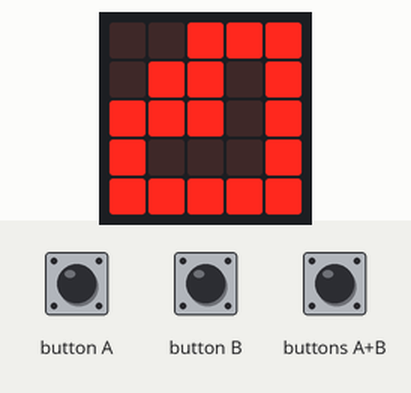
A program run on a simulated BBC micro:bit (MakeCode). On the bench: the board's 5×5 LED display. Inputs (shaded band) come from the test bench. Random numbers come from a fixed seed.

Above: at 1.6 s.
1.7 s: button A pressed for 0.15 s
At 2.5 s:
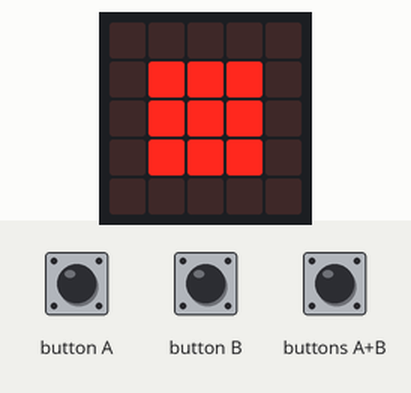
3.3 s: buttons A+B pressed for 0.15 s
At 3.7 s:
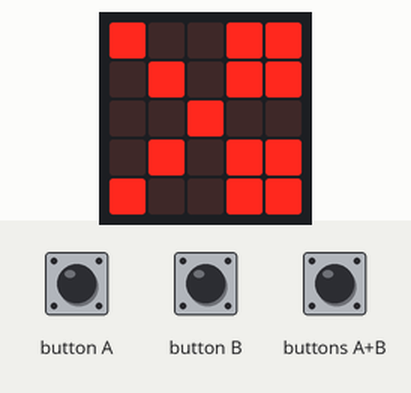
4.9 s: buttons A+B pressed for 1 s
At 6.2 s:
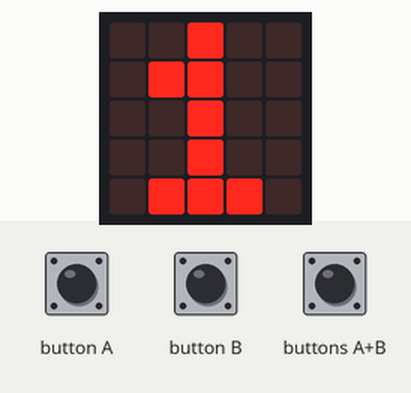
7.4 s: button B pressed for 0.15 s
At 8.1 s:
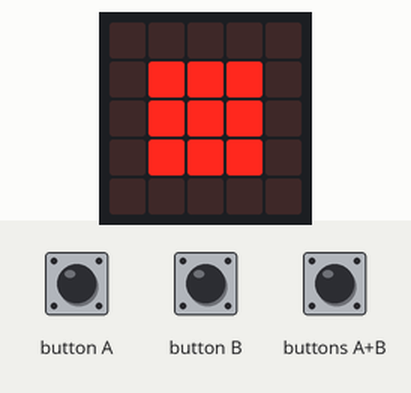
Timing chart, 0 to 10.0 s (numbered marks = the images above; inputs shaded):
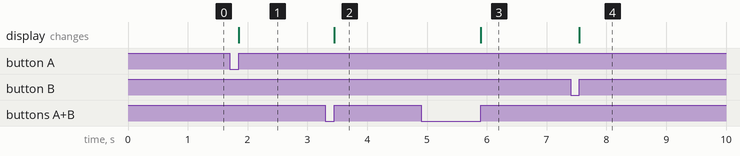

Measured:
- after the input at 1.7 s, the display: changes after 0.15 s (image 1)
- after the input at 3.3 s, the display: changes after 0.15 s (image 2)
- after the input at 4.9 s, the display: changes after 1.0 s (image 3)
- after the input at 7.4 s, the display: changes after 0.15 s (image 4)

The program:

main.ts
```typescript
function ciseaux () {
    basic.showLeds(`
        # . . # #
        . # . # #
        . . # . .
        . # . # #
        # . . # #
        `)
}
function pierre () {
    basic.showLeds(`
        . . . . .
        . # # # .
        . # # # .
        . # # # .
        . . . . .
        `)
}
function papier () {
    basic.showLeds(`
        . . # # #
        . # # . #
        # # # . #
        # . . . #
        # # # # #
        `)
}
input.onButtonPressed(Button.A, function () {
    choix += 1
    if (choix > 2) {
        choix = 0
    }
    afficher()
})
function afficher_vainqueur () {
    if (choix_j2 == choix_j1) {
        basic.showLeds(`
            . . . . .
            . # # # .
            . . . . .
            . # # # .
            . . . . .
            `)
    } else if (choix_j1 - choix_j2 == -1 || choix_j1 - choix_j2 == 2) {
        basic.showString("1")
    } else {
        basic.showString("2")
    }
}
input.onButtonPressed(Button.AB, function () {
    if (choix_j1 == -1) {
        choix_j1 = choix
        choix = randint(0, 2)
        afficher()
    } else {
        choix_j2 = choix
        afficher_vainqueur()
        choix_j1 = -1
    }
})
function afficher () {
    if (choix == 0) {
        papier()
    } else if (choix == 1) {
        pierre()
    } else {
        ciseaux()
    }
}
input.onButtonPressed(Button.B, function () {
    choix += -1
    if (choix < 0) {
        choix = 2
    }
    afficher()
})
let choix_j2 = 0
let choix = 0
let choix_j1 = 0
choix_j1 = -1
choix = randint(0, 2)
afficher()
basic.forever(function () {

})
```

test.ts
```typescript
// les tests vont ici ; cela ne sera pas compilé si ce paquet est utilisé en tant qu'extension.
```
